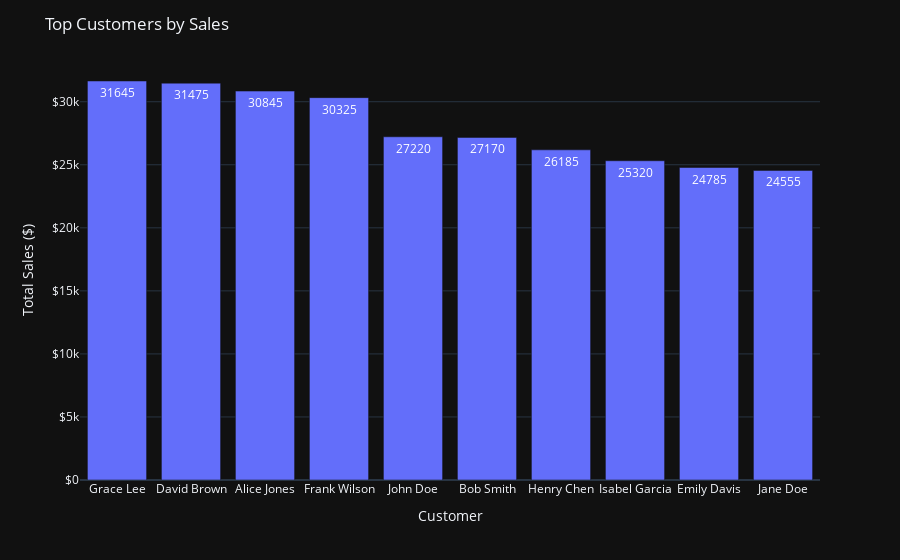

Notebook cell for this chart:
### Code cell
# Create the Plotly figure
fig = px.bar(df_customer,
    x='customer_name',
    y='total_sales',
    template=plotly_template,
    text='total_sales')

# Set the layout
fig.update_layout(
    title='Top Customers by Sales',
    xaxis_title='Customer',
    yaxis_title='Total Sales ($)',
    yaxis_tickprefix='$',
)

# Show the plot
fig.show()

# Save the chart as a PNG image
fig.write_image(output_dir / 'customer_sales.png',
                width=1920,
                height=1080,
                scale=1)

### Figure 1 — Plotly figure (JSON) as saved in the notebook; plotly's stock layout.template omitted (floating-point values rounded to 4 significant figures)
{"data": [{"alignmentgroup": "True", "hovertemplate": "customer_name=%{x}<br>total_sales=%{text}<extra></extra>", "legendgroup": "", "marker": {"color": "#636efa", "pattern": {"shape": ""}}, "name": "", "offsetgroup": "", "orientation": "v", "showlegend": false, "text": [31645, 31475, 30845, 30325, 27220, 27170, 26185, 25320, 24785, 24555], "textposition": "auto", "type": "bar", "x": ["Grace Lee", "David Brown", "Alice Jones", "Frank Wilson", "John Doe", "Bob Smith", "Henry Chen", "Isabel Garcia", "Emily Davis", "Jane Doe"], "xaxis": "x", "y": [31645, 31475, 30845, 30325, 27220, 27170, 26185, 25320, 24785, 24555], "yaxis": "y"}], "layout": {"barmode": "relative", "legend": {"tracegroupgap": 0}, "margin": {"t": 60}, "title": {"text": "Top Customers by Sales"}, "xaxis": {"anchor": "y", "domain": [0, 1], "title": {"text": "Customer"}}, "yaxis": {"anchor": "x", "domain": [0, 1], "tickprefix": "$", "title": {"text": "Total Sales ($)"}}}}
